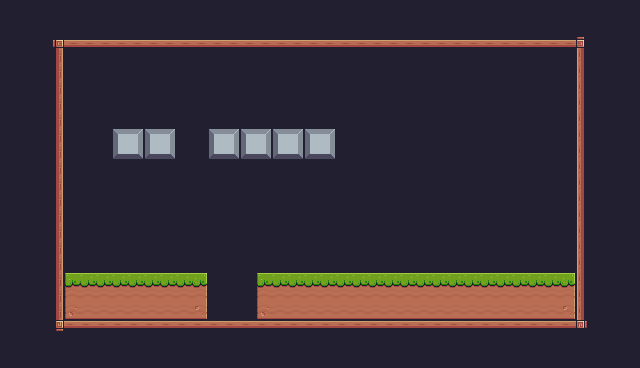

This game map was drawn from its Tiled (.tmx) file and the tilesets committed beside it. A one-line description and the full map source follow:
An orthogonal 40x23 tile map with 16x16 px tiles, 1 tile layer (background) and 2 objects (Player).

<map version="1.10" tiledversion="1.12.2" orientation="orthogonal" renderorder="right-down" width="40" height="23" tilewidth="16" tileheight="16" infinite="0" nextlayerid="3" nextobjectid="7">
 <tileset firstgid="1" source="stighter.tsx" />
 <layer id="1" name="background" width="40" height="23">
  <data encoding="csv">
24,24,24,24,24,24,24,24,24,24,24,24,24,24,24,24,24,24,24,24,24,24,24,24,24,24,24,24,24,24,24,24,24,24,24,24,24,24,24,24,
24,24,24,24,24,24,24,24,24,24,24,24,24,24,24,24,24,24,24,24,24,24,24,24,24,24,24,24,24,24,24,24,24,24,24,24,24,24,24,24,
24,24,24,92,134,134,134,134,134,134,134,134,134,134,134,134,134,134,134,134,134,134,134,134,134,134,134,134,134,134,134,134,134,134,134,134,93,24,24,24,
24,24,24,113,24,24,24,24,24,24,24,24,24,24,24,24,24,24,24,24,24,24,24,24,24,24,24,24,24,24,24,24,24,24,24,24,111,24,24,24,
24,24,24,113,24,24,24,24,24,24,24,24,24,24,24,24,24,24,24,24,24,24,24,24,24,24,24,24,24,24,24,24,24,24,24,24,111,24,24,24,
24,24,24,113,24,24,24,24,24,24,24,24,24,24,24,24,24,24,24,24,24,24,24,24,24,24,24,24,24,24,24,24,24,24,24,24,111,24,24,24,
24,24,24,113,24,24,24,24,24,24,24,24,24,24,24,24,24,24,24,24,24,24,24,24,24,24,24,24,24,24,24,24,24,24,24,24,111,24,24,24,
24,24,24,113,24,24,24,24,24,24,24,24,24,24,24,24,24,24,24,24,24,24,24,24,24,24,24,24,24,24,24,24,24,24,24,24,111,24,24,24,
24,24,24,113,24,24,24,124,125,124,125,24,24,124,125,124,125,124,125,124,125,24,24,24,24,24,24,24,24,24,24,24,24,24,24,24,111,24,24,24,
24,24,24,113,24,24,24,146,147,146,147,24,24,146,147,146,147,146,147,146,147,24,24,24,24,24,24,24,24,24,24,24,24,24,24,24,111,24,24,24,
24,24,24,113,24,24,24,24,24,24,24,24,24,24,24,24,24,24,24,24,24,24,24,24,24,24,24,24,24,24,24,24,24,24,24,24,111,24,24,24,
24,24,24,113,24,24,24,24,24,24,24,24,24,24,24,24,24,24,24,24,24,24,24,24,24,24,24,24,24,24,24,24,24,24,24,24,111,24,24,24,
24,24,24,113,24,24,24,24,24,24,24,24,24,24,24,24,24,24,24,24,24,24,24,24,24,24,24,24,24,24,24,24,24,24,24,24,111,24,24,24,
24,24,24,113,24,24,24,24,24,24,24,24,24,24,24,24,24,24,24,24,24,24,24,24,24,24,24,24,24,24,24,24,24,24,24,24,111,24,24,24,
24,24,24,113,24,24,24,24,24,24,24,24,24,24,24,24,24,24,24,24,24,24,24,24,24,24,24,24,24,24,24,24,24,24,24,24,111,24,24,24,
24,24,24,113,24,24,24,24,24,24,24,24,24,24,24,24,24,24,24,24,24,24,24,24,24,24,24,24,24,24,24,24,24,24,24,24,111,24,24,24,
24,24,24,113,24,24,24,24,24,24,24,24,24,24,24,24,24,24,24,24,24,24,24,24,24,24,24,24,24,24,24,24,24,24,24,24,111,24,24,24,
24,24,24,113,7,8,8,8,8,8,8,8,9,24,24,24,7,8,8,8,8,8,8,8,8,8,8,8,8,8,8,8,8,8,8,9,111,24,24,24,
24,24,24,113,29,30,30,30,30,30,30,30,31,24,24,24,29,30,30,30,30,30,30,30,30,30,30,30,30,30,30,30,30,30,30,31,111,24,24,24,
24,24,24,113,51,52,52,52,52,52,52,52,53,24,24,24,51,52,52,52,52,52,52,52,52,52,52,52,52,52,52,52,52,52,52,53,111,24,24,24,
24,24,24,114,90,90,90,90,90,90,90,90,90,90,90,90,90,90,90,90,90,90,90,90,90,90,90,90,90,90,90,90,90,90,90,90,115,24,24,24,
24,24,24,24,24,24,24,24,24,24,24,24,24,24,24,24,24,24,24,24,24,24,24,24,24,24,24,24,24,24,24,24,24,24,24,24,24,24,24,24,
24,24,24,24,24,24,24,24,24,24,24,24,24,24,24,24,24,24,24,24,24,24,24,24,24,24,24,24,24,24,24,24,24,24,24,24,24,24,24,24
</data>
 </layer>
 <objectgroup id="2" name="SpawnPoints">
  <object id="5" name="Johny" type="Player" x="96" y="240" width="32" height="32" />
  <object id="6" x="212" y="-22.6667" />
 </objectgroup>
</map>
